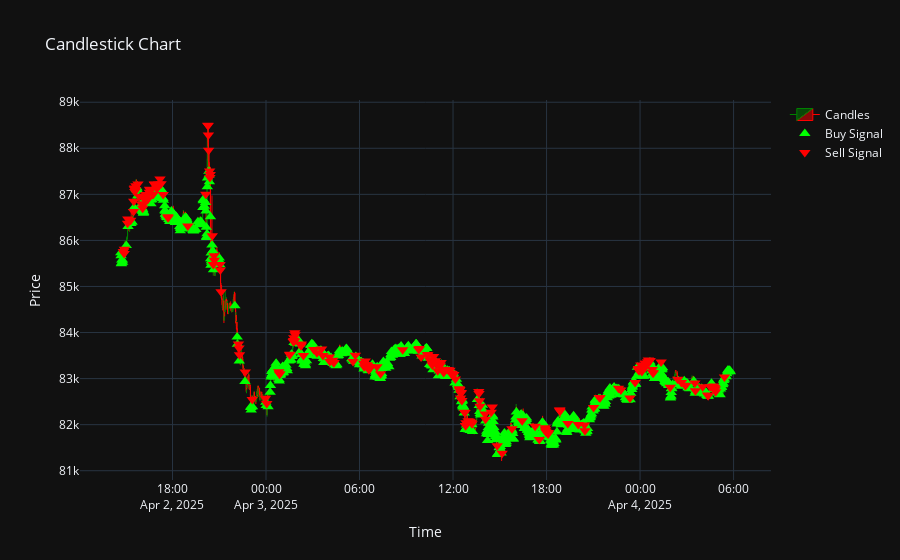

Notebook cell for this chart:
### Code cell
total_pnl, end_pnls, rewards, actions = validate_agent(test_env, agent, test_features, render=True, episodes=1, verbose=False)

print(f"Total PnL on test set: {total_pnl:.2f}")

### Figure 1 — Plotly figure (JSON) as saved in the notebook; plotly's stock layout.template omitted (floating-point values rounded to 4 significant figures; data arrays with more than 128 entries replaced by an {"elided": "..."} marker saying what was removed)
{"data": [{"close": {"elided": "2347 float values"}, "decreasing": {"line": {"color": "red"}}, "high": {"elided": "2347 float values"}, "increasing": {"line": {"color": "green"}}, "line": {"width": 1}, "low": {"elided": "2347 float values"}, "name": "Candles", "open": {"elided": "2347 float values"}, "type": "candlestick", "whiskerwidth": 0.2, "x": {"elided": "2347 str values"}}, {"marker": {"color": "lime", "size": 10, "symbol": "triangle-up"}, "mode": "markers", "name": "Buy Signal", "type": "scatter", "x": {"elided": "980 str values"}, "y": {"elided": "980 float values"}}, {"marker": {"color": "red", "size": 10, "symbol": "triangle-down"}, "mode": "markers", "name": "Sell Signal", "type": "scatter", "x": {"elided": "213 str values"}, "y": {"elided": "213 float values"}}], "layout": {"title": {"text": "Candlestick Chart"}, "xaxis": {"rangeslider": {"visible": false}, "title": {"text": "Time"}}, "yaxis": {"title": {"text": "Price"}}}}
